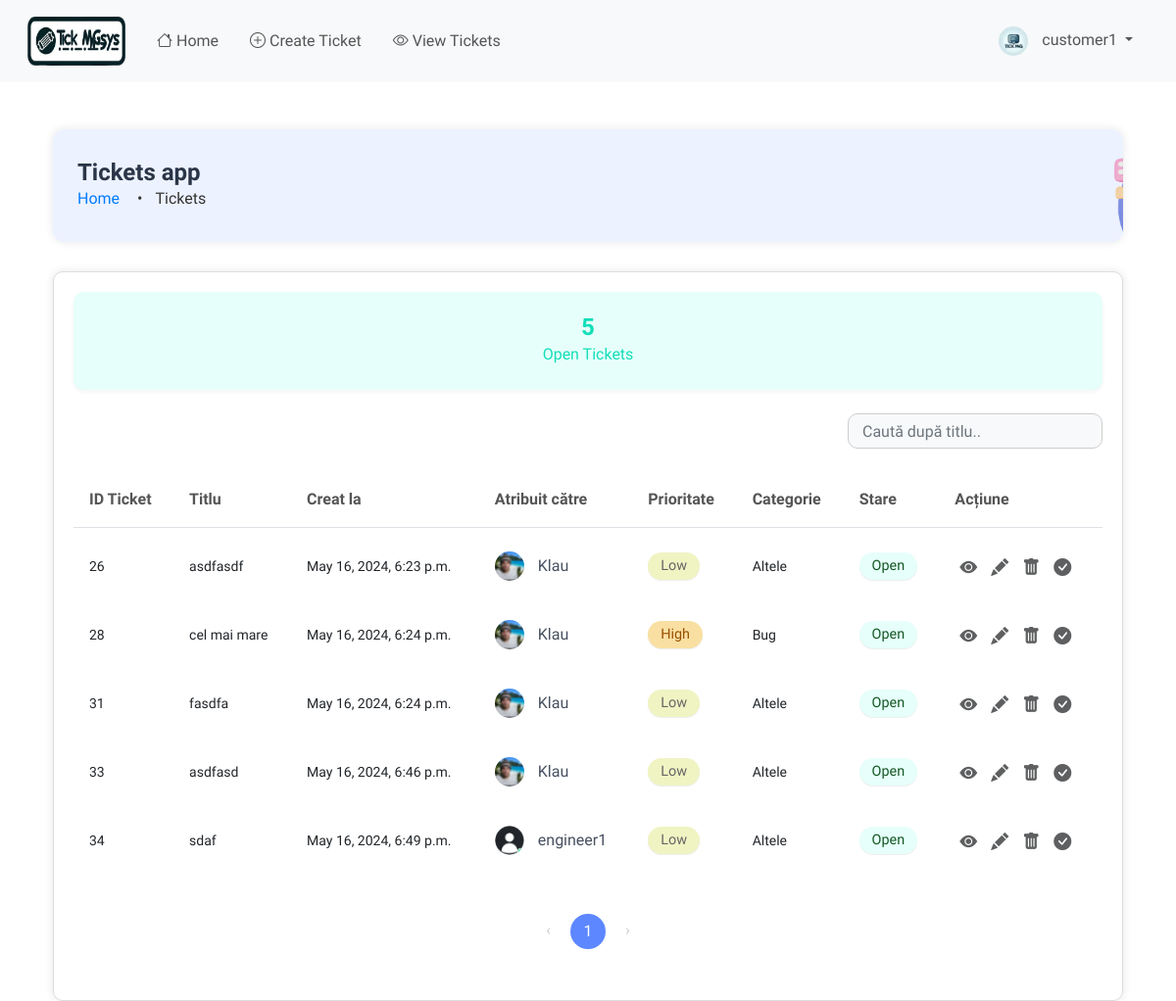
/ticket/workspace/ (signed in), run on the app's committed database.
### users/models.py (models this page shows, shortened)
class User(AbstractUser):
    is_customer = models.BooleanField(default=False)
    is_engineer = models.BooleanField(default=False)
    is_admin = models.BooleanField(default=False)  # New field for admin users
    profile_image = models.ImageField(upload_to='profile_images/', default='profile_images/default.png')

### ticket/models.py (models this page shows, shortened)
class Ticket(models.Model):
    PRIORITY_CHOICES = (
        ('Very Low', 'Foarte Scăzut'),
        ('Low', 'Scăzut'),
        ('Medium', 'Mediu'),
        ('High', 'Ridicat'),
        ('Very High', 'Foarte Ridicat'),
    )
    CATEGORY_CHOICES = (
        ('Bug', 'Bug'),
        ('Feature Request', 'Cerere Funcționalitate'),
        ('Customer Support', 'Suport Client'),
        ('Sales', 'Vânzări'),
        ('Feedback', 'Feedback'),
        ('Other', 'Altele'),
    )
    STATUS_CHOICES = (
        ('Active', 'Activ'),
        ('Completed', 'Completat'),
        ('Pending', 'În așteptare'),
    )
    id = models.AutoField(primary_key=True)
    title = models.CharField(max_length=100, validators=[MaxLengthValidator(100)], unique=True)
    description = models.TextField()
    priority = models.CharField(max_length=9, choices=PRIORITY_CHOICES, default='Low')
    category = models.CharField(max_length=20, choices=CATEGORY_CHOICES, default='Other')
    created_by = models.ForeignKey(User, on_delete=models.CASCADE, related_name='tickets_created', editable=False)
    date_created = models.DateTimeField(auto_now_add=True)
    assigned_to = models.ForeignKey(User, on_delete=models.DO_NOTHING, null=True, blank=True, related_name='tickets_assigned')
    is_resolved = models.BooleanField(default=False)
    accepted_date = models.DateTimeField(null=True, blank=True)
    closed_date = models.DateTimeField(null=True, blank=True)
    ticket_status = models.CharField(max_length=20, choices=STATUS_CHOICES, default='Pending')
    updated_at = models.DateTimeField(auto_now=True)
    class Meta:
        verbose_name = "Ticket"
        verbose_name_plural = "Tickets"
        ordering = ['-date_created']
        unique_together = ('title', 'created_by')
        indexes = [
            models.Index(fields=['priority']),
            models.Index(fields=['category']),
            models.Index(fields=['ticket_status']),
            models.Index(fields=['date_created']),
            models.Index(fields=['updated_at']),
        ]

### ticket/views.py (the view)
# urls.py: path('workspace/', views.workspace, name='workspace'),
@login_required
def workspace(request):
    tickets = Ticket.objects.filter(is_resolved=False, ticket_status='Active').order_by('date_created')
    open_tickets = tickets.count()
    paginator = Paginator(tickets, 8)  # Show 8 tickets per page
    page = request.GET.get('page')
    try:
        tickets = paginator.page(page)
    except PageNotAnInteger:
        tickets = paginator.page(1)
    except EmptyPage:
        tickets = paginator.page(paginator.num_pages)
    context = {
        'tickets': tickets,
        'open_tickets': open_tickets,
        'page': page,
    }
    return render(request, 'ticket/workspace.html', context)

### templates/ticket/workspace.html (shortened to what this page needs)
{% extends 'base.html' %}
{% load static %}
{% block content %}
<div class="container mt-5">
  <div class="header-box">
    <div class="header-content">
      <h1 class="header-title">Tickets app</h1>
      <nav class="breadcrumb">
        <a href="{% url 'home' %}" class="breadcrumb-item">Home</a>
        <span class="breadcrumb-item active">Tickets</span>
        <img src="{% static 'images/breadcrumb.png' %}" alt="Breadcrumb Icon" class="breadcrumb-icon">
      </nav>
    </div>
  </div>
  <div class="content-box">
    <div class="row">
      <div class="col-md-12 mb-4">
        <div class="card text-center bg-open-tickets ticket-card" onclick="window.location.href='?status=active'">
          <div class="card-body ticket-card-body">
            <p class="card-number ticket-card-number mb-0">{{ open_tickets }}</p>
            <h5 class="card-title ticket-card-title mt-0">Open Tickets</h5>
          </div>
        </div>
      </div>
    <div class="col-12 d-flex justify-content-end mb-3">
      <input type="text" id="searchInput" onkeyup="searchTable()" placeholder="Caută după titlu.." class="form-control search-bar-small" />
    </div>
    <div class="table-responsive">
      <table class="table table-hover" id="ticketTable">
        <thead class="thead-light">
          <tr>
            <th scope="col">ID Ticket</th>
            <th scope="col">Titlu</th>
            <th scope="col">Creat la</th>
            <th scope="col">Atribuit către</th>
            <th scope="col">Prioritate</th>
            <th scope="col">Categorie</th>
            <th scope="col">Stare</th>
            <th scope="col">Acțiune</th>
          </tr>
        </thead>
        <tbody>
          {% for ticket in tickets %}
          <tr class="ticket-row" data-status="{{ ticket.ticket_status|lower }}">
            <td><small>{{ ticket.id }}</small></td>
            <td><small>{{ ticket.title }}</small></td>
            <td><small>{{ ticket.date_created }}</small></td>
            <td>
              {% if ticket.assigned_to %}
              <img src="{{ ticket.assigned_to.profile_image.url }}" alt="Profile Image of {{ ticket.assigned_to.username }}" class="profile-image">
              <span class="assigned-username">{{ ticket.assigned_to.username }}</span>
              {% else %}
              <small>Not Assigned</small>
              {% endif %}
            </td>
            <td>
              {% if ticket.priority == 'Very Low' %}
              <span class="badge badge-very-low">Very Low</span>
              {% elif ticket.priority == 'Low' %}
              <span class="badge badge-low">Low</span>
              {% elif ticket.priority == 'Medium' %}
              <span class="badge badge-medium">Medium</span>
              {% elif ticket.priority == 'High' %}
              <span class="badge badge-high">High</span>
              {% elif ticket.priority == 'Very High' %}
              <span class="badge badge-very-high">Very High</span>
              {% endif %}
            </td>
            <td><small>{{ ticket.get_category_display }}</small></td>
            <td>
              {% if ticket.ticket_status == 'Active' %}
              <span class="badge badge-open">Open</span>
              {% elif ticket.ticket_status == 'Pending' %}
              <span class="badge badge-pending">Pending</span>
              {% elif ticket.ticket_status == 'Completed' %}
              <span class="badge badge-closed">Closed</span>
              {% endif %}
            </td>
            <td>
              <a href="{% url 'ticket-details' ticket.pk %}" class="btn btn-view btn-sm" title="Details">
                <i class="bi bi-eye-fill"></i>
              </a>
              {% if ticket.ticket_status == 'Completed' %}
                <span class="btn btn-edit btn-sm disabled" title="Edit">
                  <i class="bi bi-pencil-fill text-muted"></i>
                </span>
              {% else %}
                <a href="{% url 'update-ticket' ticket.pk %}" class="btn btn-edit btn-sm" title="Edit">
                  <i class="bi bi-pencil-fill"></i>
                </a>
              {% endif %}
              <a href="#" class="btn btn-delete btn-sm" data-bs-toggle="modal" data-bs-target="#deleteModal" data-ticket-id="{{ ticket.pk }}" title="Delete">
                <i class="bi bi-trash-fill"></i>
              </a>
             <a href="{% url 'close-ticket' ticket.pk %}" class="btn btn-accept btn-sm" title="Resolve">
    <i class="bi bi-check-circle-fill"></i>
  </a>
            </td>
          </tr>
          {% endfor %}
        </tbody>
      </table>
      <div class="pagination-container">
        <nav aria-label="Page navigation example">
          <ul class="pagination">
            {% if tickets.has_previous %}
            <li class="page-item"><a class="page-link" href="?page={{ tickets.previous_page_number }}&status={{ status_filter }}">‹</a></li>
            {% else %}
            <li class="page-item disabled"><span class="page-link">‹</span></li>
            {% endif %}
            {% for num in tickets.paginator.page_range %}
            {% if num > tickets.number|add:'-4' and num < tickets.number|add:'4' %}
            {% if tickets.number == num %}
            <li class="page-item active"><a class="page-link" href="#">{{ num }}</a></li>
            {% else %}
            <li class="page-item"><a class="page-link" href="?page={{ num }}&status={{ status_filter }}">{{ num }}</a></li>
            {% endif %}
            {% endif %}
            {% endfor %}
            {% if tickets.has_next %}
            <li class="page-item"><a class="page-link" href="?page={{ tickets.next_page_number }}&status={{ status_filter }}">›</a></li>
            {% else %}
            <li class="page-item disabled"><span class="page-link">›</span></li>
            {% endif %}
          </ul>
        </nav>
      </div>
    </div>
  </div>
</div>
</div>
{% endblock content %}

### templates/base.html (shortened to what this page needs)
{% load static %}
<!DOCTYPE html>
<html lang="en">
  <head>
    <link
      href="https://cdn.jsdelivr.net/npm/bootstrap@5.2.3/dist/css/bootstrap.min.css"
      rel="stylesheet"
    />
    <link rel="stylesheet" href="https://cdnjs.cloudflare.com/ajax/libs/font-awesome/6.0.0-beta3/css/all.min.css">
    <link rel="stylesheet" href="https://cdnjs.cloudflare.com/ajax/libs/bootstrap-icons/1.8.1/font/bootstrap-icons.min.css">
    <link rel="stylesheet" href="{% static 'styles/main.css' %}?v=1">
  </head>
  <body>
    {% if request.user.is_customer %}
    <nav class="navbar navbar-expand-lg navbar-light bg-light">
      <div class="container-fluid">
        <a class="navbar-brand" href="/">
          <img class="logo" src="{% static 'images/logo.png' %}" alt="Tick MNGsys" />
        </a>
        <div class="collapse navbar-collapse" id="navbarContent">
          <ul class="navbar-nav me-auto mb-2 mb-lg-0">
            <li class="nav-item">
              <a class="nav-link {% if request.resolver_match.url_name == 'home' %}active{% endif %}" href="/"><i class="bi bi-house"></i> Home</a>
            </li>
            <li class="nav-item">
              <a class="nav-link {% if request.resolver_match.url_name == 'create-ticket' %}active{% endif %}" href="{% url 'create-ticket' %}"><i class="bi bi-plus-circle"></i> Create Ticket</a>
            </li>
            <li class="nav-item">
              <a class="nav-link {% if request.resolver_match.url_name == 'all-tickets' %}active{% endif %}" href="{% url 'all-tickets' %}"><i class="bi bi-eye"></i> View Tickets</a>
            </li>
          </ul>
          <ul class="navbar-nav ms-auto mb-2 mb-lg-0">
            <li class="nav-item dropdown">
              <a class="nav-link dropdown-toggle" href="#" id="navbarDropdown" role="button" data-bs-toggle="dropdown" aria-expanded="false">
                <img src="{{ request.user.profile_image.url }}" alt="Profile Image" class="profile-image">
                {{ request.user.username }}
              </a>
            </li>
          </ul>
        </div>
      </div>
    </nav>
    {% endif %}
    <div class="container mt-5">
       {% block content %}{% endblock %}
    </div>
  </body>
</html>

### data on the page
User: user.profile_image (picture), user.username "customer1"
Ticket: id "26", title "asdfasdf", date_created "May 16, 2024, 6:23 p.m.", assigned_to.profile_image (picture), assigned_to.username "Klau", priority "Low", category "Altele", ticket_status "Open"
Ticket: id "28", title "cel mai mare", date_created "May 16, 2024, 6:24 p.m.", assigned_to.profile_image (picture), assigned_to.username "Klau", priority "High", category "Bug", ticket_status "Open"
Ticket: id "31", title "fasdfa", date_created "May 16, 2024, 6:24 p.m.", assigned_to.profile_image (picture), assigned_to.username "Klau", priority "Low", category "Altele", ticket_status "Open"
Ticket: id "33", title "asdfasd", date_created "May 16, 2024, 6:46 p.m.", assigned_to.profile_image (picture), assigned_to.username "Klau", priority "Low", category "Altele", ticket_status "Open"
Ticket: id "34", title "sdaf", date_created "May 16, 2024, 6:49 p.m.", assigned_to.profile_image (placeholder picture), assigned_to.username "engineer1", priority "Low", category "Altele", ticket_status "Open"

### other printed values
{{ open_tickets }} "5"
{{ num }} "1"
